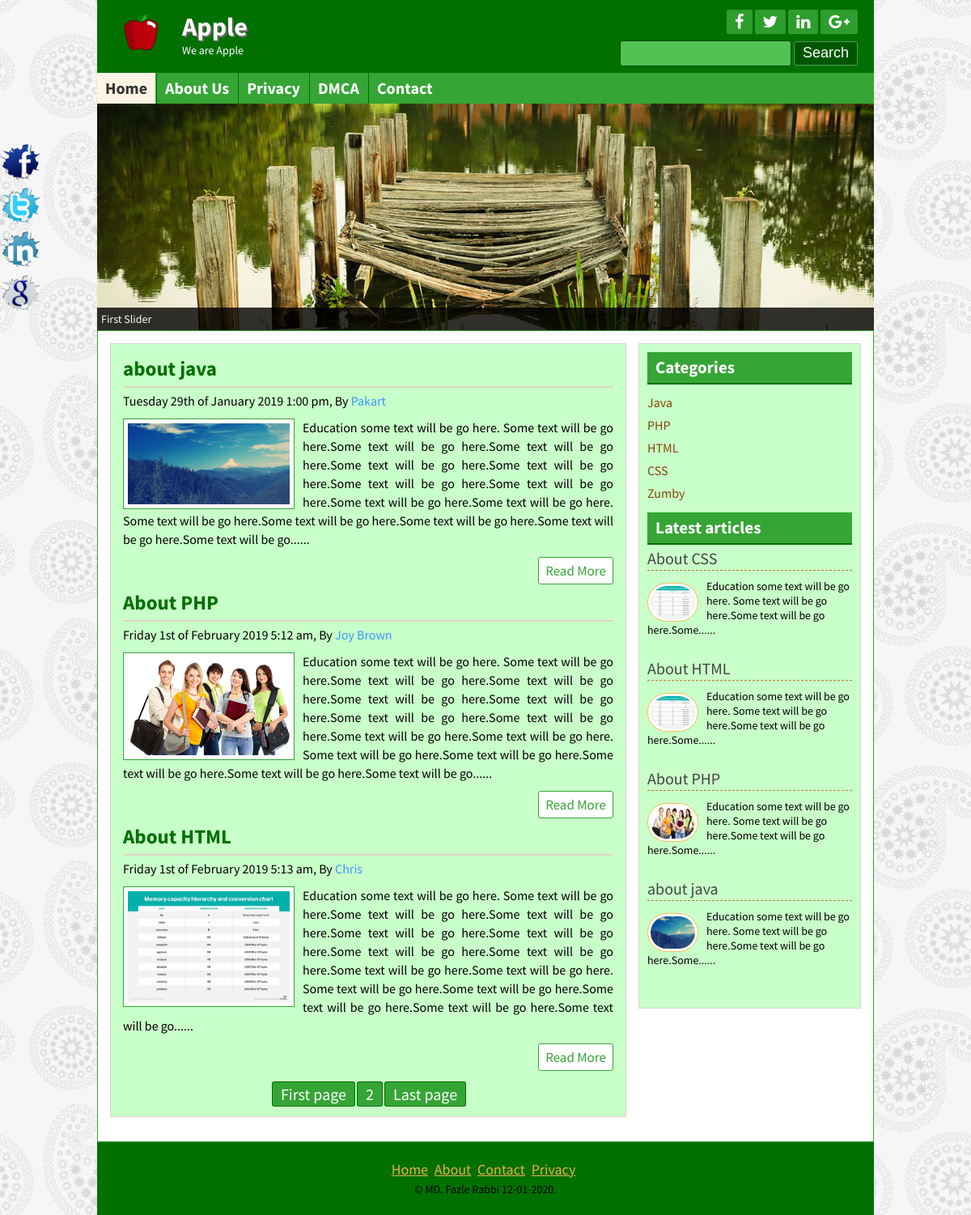
The page / on the database its author committed.
### tables this page shows
CREATE TABLE IF NOT EXISTS `title_slogan` (
  `id` int(11) NOT NULL AUTO_INCREMENT,
  `title` varchar(255) NOT NULL,
  `slogan` varchar(255) NOT NULL,
  `logo` varchar(255) NOT NULL,
  PRIMARY KEY (`id`)
);

CREATE TABLE IF NOT EXISTS `social_media` (
  `id` int(11) NOT NULL AUTO_INCREMENT,
  `facebook` varchar(255) NOT NULL,
  `twitter` varchar(255) NOT NULL,
  `linkedin` varchar(255) NOT NULL,
  `googleplus` varchar(255) NOT NULL,
  PRIMARY KEY (`id`)
);

CREATE TABLE IF NOT EXISTS `tbl_page` (
  `id` int(11) NOT NULL AUTO_INCREMENT,
  `name` varchar(255) NOT NULL,
  `body` text NOT NULL,
  PRIMARY KEY (`id`)
);

CREATE TABLE IF NOT EXISTS `tbl_post` (
  `id` int(11) NOT NULL AUTO_INCREMENT,
  `catid` int(11) NOT NULL,
  `title` varchar(255) NOT NULL,
  `body` text NOT NULL,
  `image` varchar(255) NOT NULL,
  `author` varchar(50) NOT NULL,
  `tags` varchar(255) NOT NULL,
  `date` timestamp NOT NULL DEFAULT CURRENT_TIMESTAMP,
  `userid` int(11) NOT NULL,
  PRIMARY KEY (`id`)
);

CREATE TABLE IF NOT EXISTS `tbl_category` (
  `id` int(11) NOT NULL AUTO_INCREMENT,
  `cat_name` varchar(255) NOT NULL,
  PRIMARY KEY (`id`)
);

CREATE TABLE IF NOT EXISTS `tbl_copywrite` (
  `id` int(11) NOT NULL AUTO_INCREMENT,
  `note` varchar(255) NOT NULL,
  PRIMARY KEY (`id`)
);

### lib/Database.php (called while the page is built, shortened)
<?php
Class Database{
	public $host   = DB_HOST;
	public $user   = DB_USER;
	public $pass   = DB_PASS;
	public $dbname = DB_NAME;
	public $link;
	private function connectDB(){
	$this->link = new mysqli($this->host, $this->user, $this->pass, $this->dbname);
 }
	public function select($query){
		$result = $this->link->query($query) or die($this->link->error.__LINE__);
		if($result->num_rows > 0){
			return $result;
		} else {
			return false;
		}
	}
}

### lib/Session.php (called while the page is built, shortened)
<?php
class Session{
public static function get($key){
	if(isset($_SESSION[$key])){
         return $_SESSION[$key];
	}else{
		return false;
	}
}
 }

### helpers/format.php (called while the page is built, shortened)
<?php
class Format{
  public function dateformat($date){
  	return  date('l jS \of F Y  g:i a',strtotime($date));
  }
  public function textshort($text,$limit=400){
    $text = $text." ";
  	$text = substr($text,0,$limit);
  	$text = substr($text,0,strrpos($text,' '));
  	$text = $text."......";
  	return $text;
  }
}
?>

### index.php (the view)
<?php include "inc/header.php";?>
<?php include "inc/slider.php";?>
	<div class="contentsection contemplete clear">
    <div class="maincontent clear">
<?php
  $per_page = 3;
  if(isset($_GET['page'])){
     $page = $_GET['page'];
  }else{
  	$page = 1;
  }
$start_from = ($page - 1)*$per_page;
?>
	<?php
  $query = "SELECT * FROM tbl_post limit $start_from,$per_page";
  $post  = $db->select($query);
  if($post){
  	    while ($result = $post->fetch_assoc()) {
    ?>
               <div class="samepost clear">
				<h2><a href="post.php?id=<?php echo $result['id']?>"><?php echo $result['title']?></a></h2>
				<h4><?php echo $fm->dateformat($result['date']);?>, By <a href="#"><?php echo $result['author']?></a></h4>
				 <a href="post.php?id=<?php echo $result['id'];?>"><img src="admin/<?php echo $result['image'];?>" alt="post image"/></a>
				<?php echo $fm->textshort($result['body']);?>
				<div class="readmore clear">
			<a href="post.php?id=<?php echo $result['id'];?>">Read More</a>
				</div>
			</div>
<?php } ?>
<?php
 $query   = "SELECT * FROM tbl_post";
 $result  = $db->select($query);
 $total_rows = mysqli_num_rows($result);
 $total_pages= ceil($total_rows/$per_page);
echo "<span class='pagination'><a href='index.php?page=1'>".'First page'."</a>";
for ($i=2; $i <=$total_pages ; $i++){
  echo "<a href='index.php?page=$i'>".$i."</a>";
}
echo "<a href='index.php?page=$total_pages'>".'Last page'."</a></span>";
 ?>
<?php } else{
} ?>
  </div>
<?php include "inc/sidebar.php";?>
<?php include "inc/footer.php";?>

### inc/header.php (shortened to what this page needs)
<?php include "lib/Session.php"; Session::int();?>
<?php include "lib/Database.php";?>
<?php include "helpers/format.php";?>
<?php
$db = new Database();
$fm = new Format();
?>
<!DOCTYPE html>
<html>
<head>
<?php include"scripts/css.php";?>
</head>
<body>
<?php
  $search = Session::get('search');
 ?>
	<?php
   $query="SELECT * FROM title_slogan";
   $query_push = $db->select($query);
   if ($query_push){
       while ($result = $query_push->fetch_assoc()){
   ?>
	<div class="headersection templete clear">
		<a href="index.php">
			<div class="logo">
				<img src="admin/<?php echo $result['logo'];?>" alt="Logo"/>
				<h2><?php echo $result['title'];?></h2>
				<p><?php echo $result['slogan'];?></p>
			</div>
		</a>
	<?php } } ?>
		<div class="social clear">
<?php
$query="SELECT * FROM social_media";
$query_push = $db->select($query);
if ($query_push){
while ($result = $query_push->fetch_assoc()){
?>
			<div class="icon clear">
<a href="<?php echo $result['facebook'];?>" target="_blank"><i class="fa fa-facebook"></i></a>
<a href="<?php echo $result['twitter'];?>" target="_blank"><i class="fa fa-twitter"></i></a>
<a href="<?php echo $result['linkedin'];?>" target="_blank"><i class="fa fa-linkedin"></i></a>
<a href="<?php echo $result['googleplus'];?>" target="_blank"><i class="fa fa-google-plus"></i></a>
			</div>
<?php } } ?>
			<div class="searchbtn clear">
			<form action="search.php" method="get">
				<input type="text" name="search"
                 <?php if (isset($search)){ ?>
                  value = "<?php echo $search;?>";
                 <?php }else{ ?>
                  placeholder ="searh keyword..";
                 <?php } ?>
				/>
				<input type="submit" name="submit" value="Search"/>
			</form>
			</div>
		</div>
	</div>
<div class="navsection templete">
<?php
  $path = $_SERVER['SCRIPT_FILENAME'];
  $currentpath = basename($path,'.php');
 ?>
	<ul>
		<li><a
          <?php
           if ($currentpath == 'index') {
           echo "id='active'";
           }
           ?>
			href="index.php">Home</a></li>
		  <?php
		   $query="SELECT * FROM tbl_page";
		   $query_push = $db->select($query);
		   if ($query_push){
		       while ($result = $query_push->fetch_assoc()){
		   ?>
		<li><a
            <?php
              if (isset($_GET['pageid']) && $_GET['pageid']==$result['id']) {
              	echo 'id="active"';
              }
             ?>
			href="page.php?pageid=<?php echo $result['id'];?>"><?php echo $result['name'];?></a></li>
	<?php } } ?>
		<li><a
            <?php
           if ($currentpath == 'contact') {
           echo "id='active'";
           }
           ?>
			href="contact.php">Contact</a></li>
	</ul>
</div>

### scripts/css.php
<link rel="stylesheet" href="font-awesome-4.5.0/css/font-awesome.css"><link rel="stylesheet" href="css/nivo-slider.css" type="text/css" media="screen" />
<link rel="stylesheet" href="style.css">
<?php
$query = "SELECT * FROM tbl_theme WHERE id='1'";
$themes = $db->select($query);
while ($result=$themes->fetch_assoc()){
 if ($result['theme']=='default') { ?>
 <link rel="stylesheet" href="theme/default.css">
<?php }elseif ($result['theme']=='green') { ?>
	<link rel="stylesheet" href="theme/green.css">
<?php }elseif ($result['theme']=='light_blue') { ?>
	<link rel="stylesheet" href="theme/light_blue.css">
<?php } ?>
<?php }?>

### inc/slider.php
<div class="slidersection templete clear">
        <div id="slider">
        	<?php
             $query="SELECT * FROM tbl_slider ORDER BY id limit 5";
             $img = $db->select($query);
             if ($img){
             	while ($getimg = $img->fetch_assoc()){
        	 ?>
            <a href="#"><img src="admin/<?php echo $getimg['image'];?>" alt="<?php echo $getimg['title'];?>" title="<?php echo $getimg['title'];?>" /></a>
          <?php } } ?>
        </div>
</div>

### inc/sidebar.php
<div class="sidebar clear">
<div class="samesidebar clear">
<h2>Categories</h2>
<?php
$query = "SELECT * FROM tbl_category";
$Allcategory=$db->select($query);
if($Allcategory){
 while ($result=$Allcategory->fetch_assoc()){
 ?>
<ul>
<li><a href="postbycat.php?category=<?php echo $result['id'];?>"><?php echo $result['cat_name'];?></a></li>
</ul>
<?php }}else{?>
<li>No Category Created</li>
<?php } ?>
	</div>
<div class="samesidebar clear">
<h2>Latest articles</h2>
<?php
$query = "SELECT * FROM tbl_post ORDER BY id DESC limit 5";
$All_latestpost = $db->select($query);
if($All_latestpost){
 while ($result=$All_latestpost->fetch_assoc()){
 ?>
<div class="popular clear">
<h3><a href="post.php?id=<?php echo $result['id'];?>"><?php echo $result['title'];?></a></h3>
<a href="post.php?id=<?php echo $result['id'];?>"><img src="admin/<?php echo $result['image'];?>" alt="post image"/></a>
<?php echo $fm->textshort($result['body'],100);?>
</div>
<?php } }else{header("Location:404.php");}?>
</div>
</div>

### inc/footer.php (shortened to what this page needs)
	</div>
	<div class="footersection templete clear">
	  <div class="footermenu clear">
		<ul>
			<li><a href="#">Home</a></li>
			<li><a href="#">About</a></li>
			<li><a href="#">Contact</a></li>
			<li><a href="#">Privacy</a></li>
		</ul>
	  </div>
<?php
$query="SELECT * FROM tbl_copywrite";
$query_push = $db->select($query);
if ($query_push){
while ($result = $query_push->fetch_assoc()){
?>
<p>&copy; <?php echo $result['note']; echo "&nbsp"; echo date("d-m-Y") ;?>.</p>
<?php } } ?>
	</div>
<?php
$query="SELECT * FROM social_media";
$query_push = $db->select($query);
if ($query_push){
while ($result = $query_push->fetch_assoc()){
?>
	<div class="fixedicon clear">
<a href="<?php echo $result['facebook'];?>" target="_blank"><img src="images/fb.png" alt="Facebook"/></a>
<a href="<?php echo $result['twitter'];?>" target="_blank"><img src="images/tw.png" alt="Twitter"/></a>
<a href="<?php echo $result['linkedin'];?>" target="_blank"><img src="images/in.png" alt="LinkedIn"/></a>
<a href="<?php echo $result['googleplus'];?>" target="_blank"><img src="images/gl.png" alt="GooglePlus"/></a>
	</div>
<?php } } ?>
</body>
</html>

### css/nivo-slider.css (style rules this page uses)
.nivoSlider { position:relative; }
.nivoSlider a.nivo-imageLink { position:absolute; top:0px; left:0px; width:100%; height:100%; border:0; padding:0; margin:0; z-index:60; display:none; }

### theme/green.css (style rules this page uses)
.headersection,.footersection { background:#007000 none repeat scroll 0 0; }
.icon a { background:#2d9d2d none repeat scroll 0 0; }
.searchbtn input[type="text"] { background:#52c252 none repeat scroll 0 0; border:1px solid #034703; }
.searchbtn input[type="submit"] { border:1px solid #549854; }
input[type="submit"] { background:#005600 none repeat scroll 0 0; border:1px solid #52c252; }
.navsection { background:#35a535 none repeat scroll 0 0; }
.navsection ul li { border-left:1px solid #007000;border-right:1px solid #38a838; }
.samepost h2 a { color:#007000; }
.maincontent,.sidebar { background:#c9FFC9 none repeat scroll 0 0; }
.samepost img { border:1px solid #35A535; }
.contentsection { border:1px solid #35A535; }
.samesidebar h2 { background:#35a535 none repeat scroll 0 0; border-bottom:2px solid #007000; color:#fff; }
.readmore a { border:1px solid #35a535;color:#35a535; }
.pagination a { background:#35A535 none repeat scroll 0 0;border:1px solid #007000; color:white; }
.samepost h2,.about h2 { color:#007000; }

### rows shown on the page
title_slogan: logo (picture), title "Apple", slogan "We are Apple"
tbl_page: name "About Us"
tbl_page: name "Privacy"
tbl_page: name "DMCA"
tbl_post: title "about java", date "Tuesday 29th of January 2019 1:00 pm", author "Pakart", image (picture), body "Education some text will be go here. Some text will be go here.Some text will be go here.Some text will be go here.Some text will be go here.Some text will be go here.Some text will be go here.Some text will be go here.Some text will be go here.Some text will be go here. Some text will be go here.Some text will be go here.Some text will be go here.Some text will be go here.Some text will be go......", body "Education some text will be go here. Some text will be go here.Some text will be go here.Some......"
tbl_post: title "About PHP", date "Friday 1st of February 2019 5:12 am", author "Joy Brown", image (picture), body "Education some text will be go here. Some text will be go here.Some text will be go here.Some text will be go here.Some text will be go here.Some text will be go here.Some text will be go here.Some text will be go here.Some text will be go here.Some text will be go here. Some text will be go here.Some text will be go here.Some text will be go here.Some text will be go here.Some text will be go......", body "Education some text will be go here. Some text will be go here.Some text will be go here.Some......"
tbl_post: title "About HTML", date "Friday 1st of February 2019 5:13 am", author "Chris", image (picture), body "Education some text will be go here. Some text will be go here.Some text will be go here.Some text will be go here.Some text will be go here.Some text will be go here.Some text will be go here.Some text will be go here.Some text will be go here.Some text will be go here. Some text will be go here.Some text will be go here.Some text will be go here.Some text will be go here.Some text will be go......", body "Education some text will be go here. Some text will be go here.Some text will be go here.Some......"
tbl_category: cat_name "Java"
tbl_category: cat_name "PHP"
tbl_category: cat_name "HTML"
tbl_category: cat_name "CSS"
tbl_category: cat_name "Zumby"
tbl_post: title "About CSS", image (picture), body "Education some text will be go here. Some text will be go here.Some text will be go here.Some......"
tbl_copywrite: note "MD. Fazle Rabbi"
